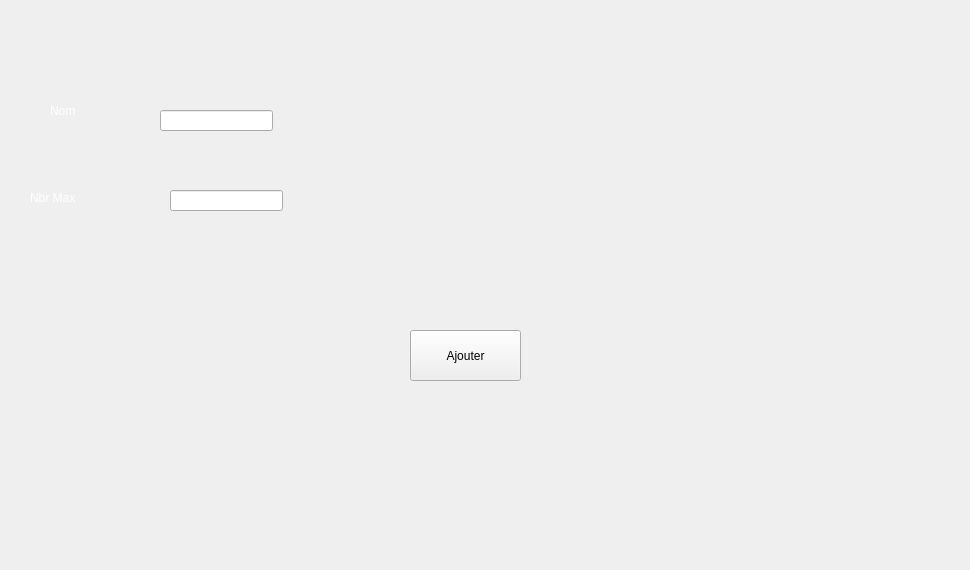
        <widget class="QWidget" name="tab_12">
         <attribute name="title">
          <string>Ajouter</string>
         </attribute>
         <widget class="QLineEdit" name="le_nom">
          <property name="geometry">
           <rect>
            <x>160</x>
            <y>110</y>
            <width>113</width>
            <height>21</height>
           </rect>
          </property>
         </widget>
         <widget class="QLineEdit" name="le_max">
          <property name="geometry">
           <rect>
            <x>170</x>
            <y>190</y>
            <width>113</width>
            <height>21</height>
           </rect>
          </property>
         </widget>
         <widget class="QLabel" name="label_74">
          <property name="geometry">
           <rect>
            <x>50</x>
            <y>100</y>
            <width>71</width>
            <height>21</height>
           </rect>
          </property>
          <property name="styleSheet">
           <string notr="true">color: rgb(255, 255, 255);</string>
          </property>
          <property name="text">
           <string>Nom</string>
          </property>
         </widget>
         <widget class="QLabel" name="label_80">
          <property name="geometry">
           <rect>
            <x>30</x>
            <y>190</y>
            <width>121</width>
            <height>16</height>
           </rect>
          </property>
          <property name="styleSheet">
           <string notr="true">color: rgb(255, 255, 255);</string>
          </property>
          <property name="text">
           <string>Nbr Max</string>
          </property>
         </widget>
         <widget class="QPushButton" name="pushButton_22">
          <property name="geometry">
           <rect>
            <x>410</x>
            <y>330</y>
            <width>111</width>
            <height>51</height>
           </rect>
          </property>
          <property name="text">
           <string>Ajouter</string>
          </property>
         </widget>
         <widget class="QLabel" name="label_90">
          <property name="geometry">
           <rect>
            <x>0</x>
            <y>-10</y>
            <width>961</width>
            <height>561</height>
           </rect>
          </property>
          <property name="styleSheet">
           <string notr="true">background-image: url(:/6.jpg);</string>
          </property>
          <property name="text">
           <string/>
          </property>
         </widget>
         <zorder>label_90</zorder>
         <zorder>le_nom</zorder>
         <zorder>le_max</zorder>
         <zorder>label_74</zorder>
         <zorder>label_80</zorder>
         <zorder>pushButton_22</zorder>
        </widget>
